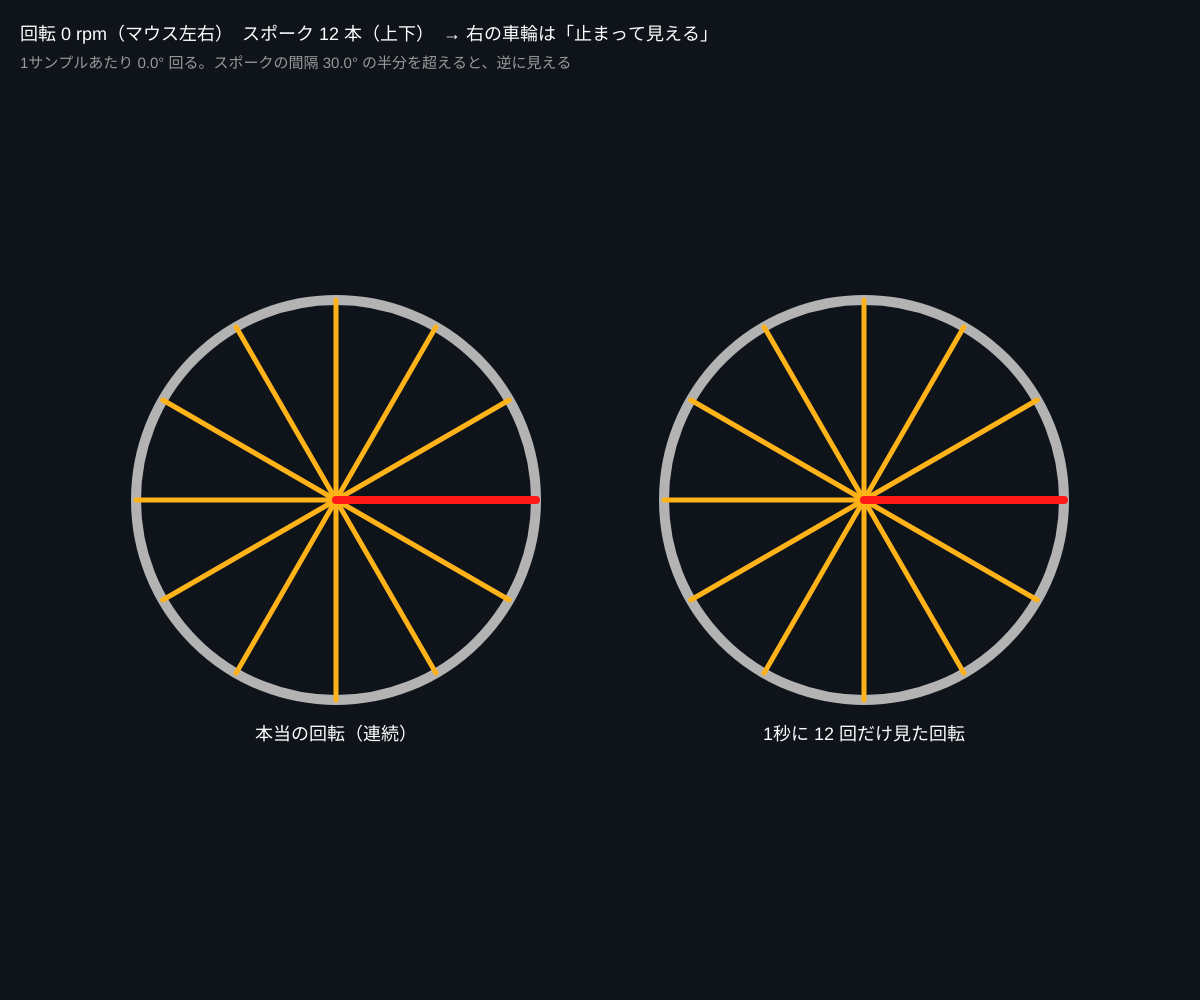
Frame 1 (no input)
Frame 60 (no input): identical to frame 1, image omitted
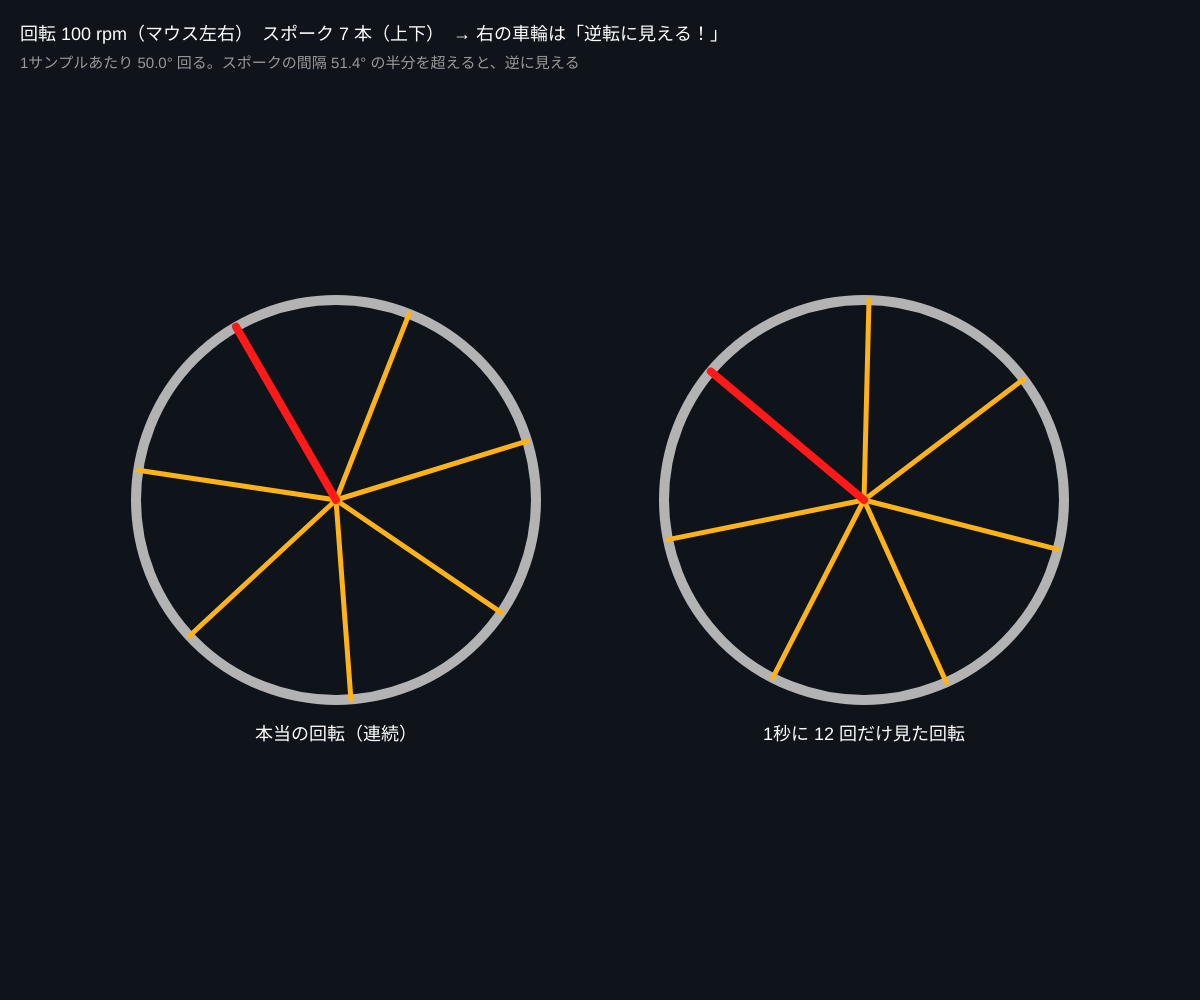
Frame 120 (the mouse pressed at the canvas centre since frame 60)

The p5.js sketch that drew these frames (run headless with seeded random() and noise() and a simulated clock; from frame 60 on, the mouse is pressed at the canvas centre):

// p5.js sketch
// ── sketch.js
// ============================================
// 03 逆回転する車輪（エイリアシングを目で見る）
// 映画で車輪が逆回転して見えるのは、カメラが1秒に24回しか「サンプリング」しないから
// 左 = 本当の回転 / 右 = 1秒 12 回だけ見た回転
// マウス左右 = 回転の速さ / 上下 = スポークの数
// ============================================

let angle = 0;
let shownAngle = 0; // 右の車輪の「見えている」角度
let rpm = 60; // 1分間の回転数
let spokes = 8;
let lastSample = 0;
let sampleFps = 12; // 1秒に何回見るか
let trail = []; // 見えた角度の記録（回転方向を判定するため）

function setup() {
  createCanvas(windowWidth, windowHeight);
  colorMode(HSB, 360, 100, 100, 100);
}

function draw() {
  background(220, 40, 10);
  rpm = map(mouseX, 0, width, 0, 200, true);
  spokes = floor(map(mouseY, 0, height, 12, 3, true));

  // 本当の回転（1フレーム = 1/60 秒）
  angle += ((rpm / 60) * TWO_PI) / 60;

  // 右側は 1秒に sampleFps 回だけ角度を「見る」
  if (millis() - lastSample > 1000 / sampleFps) {
    lastSample = millis();
    trail.push(angle);
    if (trail.length > 2) trail.shift();
    shownAngle = angle;
  }

  drawWheel(width * 0.28, height * 0.5, angle, '本当の回転（連続）');
  drawWheel(width * 0.72, height * 0.5, shownAngle, '1秒に ' + sampleFps + ' 回だけ見た回転');

  // 見かけの回転方向を計算：スポークの対称性で mod をとる
  let perSample = ((rpm / 60) * TWO_PI) / sampleFps; // 1サンプルあたりの本当の回転角
  let symmetry = TWO_PI / spokes;
  let apparent = ((perSample % symmetry) + symmetry * 1.5) % symmetry - symmetry / 2;
  let dir = abs(apparent) < 0.01 ? '止まって見える' : apparent > 0 ? '正転に見える' : '逆転に見える！';

  fill(0, 0, 100);
  textSize(18);
  text('回転 ' + round(rpm) + ' rpm（マウス左右）　スポーク ' + spokes + ' 本（上下）　→ 右の車輪は「' + dir + '」', 20, 40);
  fill(0, 0, 60);
  textSize(15);
  text('1サンプルあたり ' + nf(degrees(perSample), 1, 1) + '° 回る。スポークの間隔 ' + nf(360 / spokes, 1, 1) + '° の半分を超えると、逆に見える', 20, 68);
}

function drawWheel(cx, cy, a, label) {
  let r = min(width, height) * 0.2;
  push();
  translate(cx, cy);
  noFill();
  stroke(0, 0, 70);
  strokeWeight(10);
  circle(0, 0, r * 2);
  rotate(a);
  stroke(40, 90, 100);
  strokeWeight(5);
  for (let i = 0; i < spokes; i++) {
    rotate(TWO_PI / spokes);
    line(0, 0, r, 0);
  }
  // 1本だけ目印
  stroke(0, 90, 100);
  strokeWeight(8);
  line(0, 0, r, 0);
  pop();
  noStroke();
  fill(0, 0, 100);
  textAlign(CENTER);
  textSize(18);
  text(label, cx, cy + r + 40);
  textAlign(LEFT);
}

// ---------- やってみよう ----------
// 1. ゆっくり速くしていき、右が「止まる」速さ、「逆転する」速さを見つけよう
// 2. sampleFps を 24（映画）や 30（テレビ）にすると？
// 3. 02 の波の話とまったく同じ現象。「2倍より速く見ないと、本当の動きはわからない」
